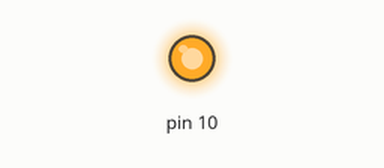
This sketch was run on a simulated Arduino Uno, built with avr-gcc and run on an emulated ATmega328P. Shown: output pins drawn as LEDs (lit = HIGH). What the sketch prints to the serial monitor is not drawn.

Above: at 0.1 s.
Timing chart, 0 to 1.6 s (numbered marks = the images above):
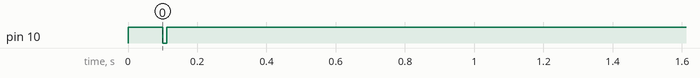

Measured:
- by itself, pin 10: HIGH → LOW at 0.10 s, → HIGH 0.01 s later

The sketch:

arduino.ino
```cpp
#include <SPI.h>

void setup() {
  // initialize serial output
  Serial.begin(9600);

  // initialize SPI with the following settings
  //  speedMaximum 4MHz
  //  dataOrder MSBFIRST
  //  dataMode SPI_MODE0
  //    (clock polarity 0, clock phase 0, clock edge 1)
  //    (may need to change)
//  SPI.beginTransaction(SPISettings(4000000, MSBFIRST, SPI_MODE3));
  SPI.begin();
  delay(100);

  // initialize SS to deselected (active low)
  digitalWrite(SS, HIGH);

  Serial.println("Master initialized");
}

void loop() {
  // put your main code here, to run repeatedly:


  Serial.println("enabling SS");
  digitalWrite(SS, LOW);

  Serial.println("transmitting 1...");
  SPI.transfer(1);
  Serial.println("  sent 1");

  Serial.println("disabling SS");
  digitalWrite(SS, HIGH);

  delay(100);
}
```
